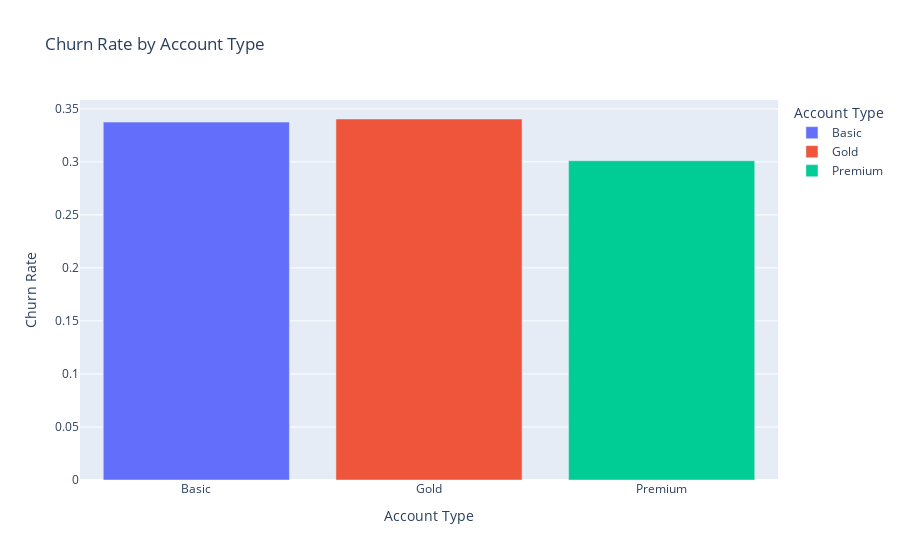

The code cell stored with this chart in its notebook:
### Markdown cell above
### Task 4: Churn by account_type bar chart (4 pts)

### Code cell
# Task 4: Churn by account_type bar chart

# Create a grouped bar chart showing churn rate by account type
churn_by_account = df.groupby('account_type')['churn'].mean().reset_index()
churn_by_account.columns = ['account_type', 'churn_rate']

# Option 1: Using Plotly (interactive)
fig = px.bar(churn_by_account, 
             x='account_type', 
             y='churn_rate',
             title='Churn Rate by Account Type',
             labels={'churn_rate': 'Churn Rate', 'account_type': 'Account Type'},
             color='account_type')
fig.show()

# Option 2: Using Seaborn (static but also good)
plt.figure(figsize=(10, 6))
sns.countplot(data=df, x='account_type', hue='churn', palette='Set2')
plt.title('Churn Distribution by Account Type', fontsize=14)
plt.xlabel('Account Type', fontsize=12)
plt.ylabel('Count', fontsize=12)
plt.legend(title='Churn', labels=['Stay (0)', 'Leave (1)'])
plt.show()

### Figure 1 — Plotly figure (JSON) as saved in the notebook; plotly's stock layout.template omitted (floating-point values rounded to 4 significant figures)
{"data": [{"hovertemplate": "Account Type=%{x}<br>Churn Rate=%{y}<extra></extra>", "legendgroup": "Basic", "marker": {"color": "#636efa", "pattern": {"shape": ""}}, "name": "Basic", "orientation": "v", "showlegend": true, "textposition": "auto", "type": "bar", "x": ["Basic"], "xaxis": "x", "y": [0.3375], "yaxis": "y"}, {"hovertemplate": "Account Type=%{x}<br>Churn Rate=%{y}<extra></extra>", "legendgroup": "Gold", "marker": {"color": "#EF553B", "pattern": {"shape": ""}}, "name": "Gold", "orientation": "v", "showlegend": true, "textposition": "auto", "type": "bar", "x": ["Gold"], "xaxis": "x", "y": [0.3404], "yaxis": "y"}, {"hovertemplate": "Account Type=%{x}<br>Churn Rate=%{y}<extra></extra>", "legendgroup": "Premium", "marker": {"color": "#00cc96", "pattern": {"shape": ""}}, "name": "Premium", "orientation": "v", "showlegend": true, "textposition": "auto", "type": "bar", "x": ["Premium"], "xaxis": "x", "y": [0.3011], "yaxis": "y"}], "layout": {"barmode": "relative", "legend": {"title": {"text": "Account Type"}, "tracegroupgap": 0}, "title": {"text": "Churn Rate by Account Type"}, "xaxis": {"anchor": "y", "categoryarray": ["Basic", "Gold", "Premium"], "categoryorder": "array", "domain": [0, 1], "title": {"text": "Account Type"}}, "yaxis": {"anchor": "x", "domain": [0, 1], "title": {"text": "Churn Rate"}}}}
